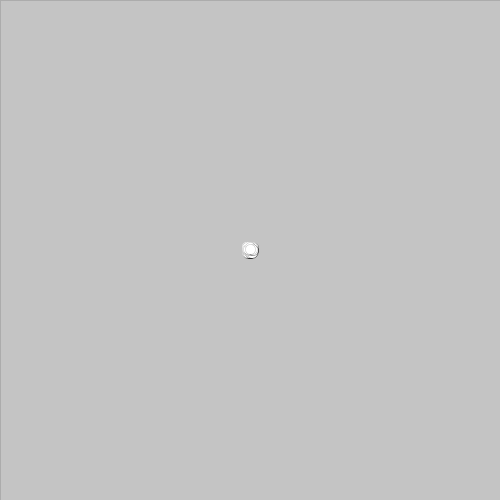
Frame 1 (no input)
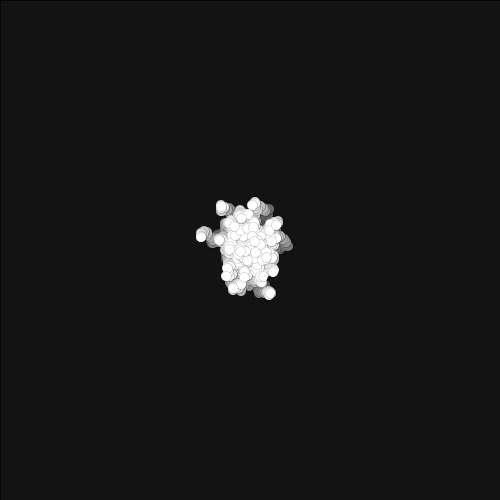
Frame 60 (the mouse pressed at the canvas centre just before this capture)
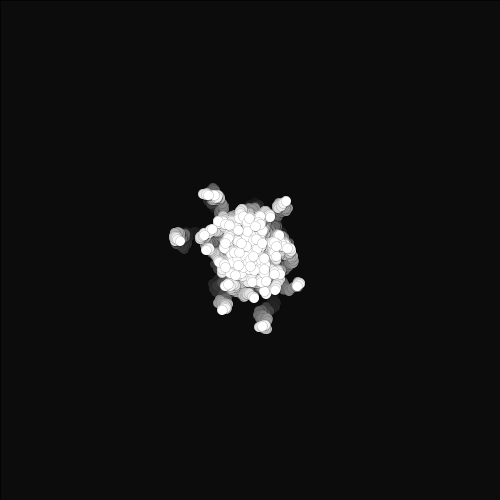
Frame 120 (the mouse held since frame 60 and released just before this capture)

The Processing sketch that drew these frames (run headless with seeded random() and noise(); from frame 60 on, the mouse is pressed at the canvas centre):

// Processing sketch: Chemotaxis
// ── Chemotaxis.pde
// int bacColor = color
int a, b;
Bacteria [] colony;

void setup() {
    size(500, 500);

    colony = new Bacteria[100];

    for (int i = 0; i < colony.length; i++) {
        colony[i] = new Bacteria();
    }
}

void draw() {
    fadingBackground();
    for (int i = 0; i < colony.length; i++) {
        colony[i].move();
        colony[i].show();
    }

}

void fadingBackground() {
    fill(0, 0, 0, 10);
    strokeWeight(0);

    rect(0, 0, 500, 500);
    loop();
}


class Bacteria {

    int myX, myY;
    int a = ((int)((Math.random()*8)-4));
    int b = ((int)((Math.random()*8)-4));


    Bacteria() {
        // a = ((int)((Math.random()*8)-4));
        myX = myY = 250;
        //  + (-50 * a);
    }

    void move() {
        a = ((int)((Math.random()*8)-4));
        b = ((int)((Math.random()*8)-4));

        myX = myX + a;
        myY = myY + b;  
    }

    void show() {
        strokeWeight(0);
        fill(255, 255, 255);
        ellipse(myX, myY, 10, 10);
    }

}
